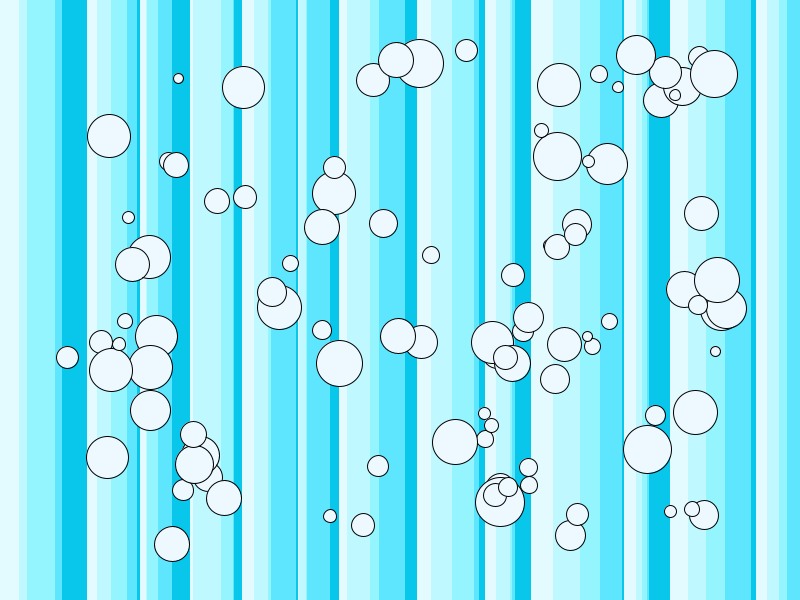
Frame 1 (no input)
Frame 60 (the mouse pressed at the canvas centre just before this capture): identical to frame 1, image omitted
Frame 120 (the mouse held since frame 60 and released just before this capture): identical to frame 1, image omitted

The Processing sketch that drew this single still picture (run headless with seeded random() and noise(); from frame 60 on, the mouse is pressed at the canvas centre):

// Processing sketch: Stripes
// ── Stripes.pde
color[] col = {#E3FBFF, #BFF9FF, #95F5FF, #5FE6FF, #09C7EA};
int [] x1 = new int[100];
int [] y1 = new int[100];
int [] dia = new int[100];
int i = 0;
int i1 = 0;
int n = 0;
int x = 0;
int n1 = 0;
int ran = 0;

void setup() {
  size(800, 600);
  background(0);
  while (x <= width) {
    while (n <= 4) {
      fill(col[i]);
      ran = int(random(1, 30));
      noStroke();
      rect(x, 0, ran, 600);
      i = i + 1;
      n = n + 1;
      x = x + ran;
    }
    n = 0;
    i = 0;
    n1 = n1 + 1;
  }
  
  
  while (i1 <= 99){
    stroke(0);
    fill (#EDF9FF);
    x1[i1] = int(random(50,750));
    y1[i1] = int(random(50,550));
    dia[i1] = int(random(10, 50));
    circle(x1[i1], y1[i1], dia[i1]);
    i1 = i1 + 1;
  }
}

void draw() {
  
}
